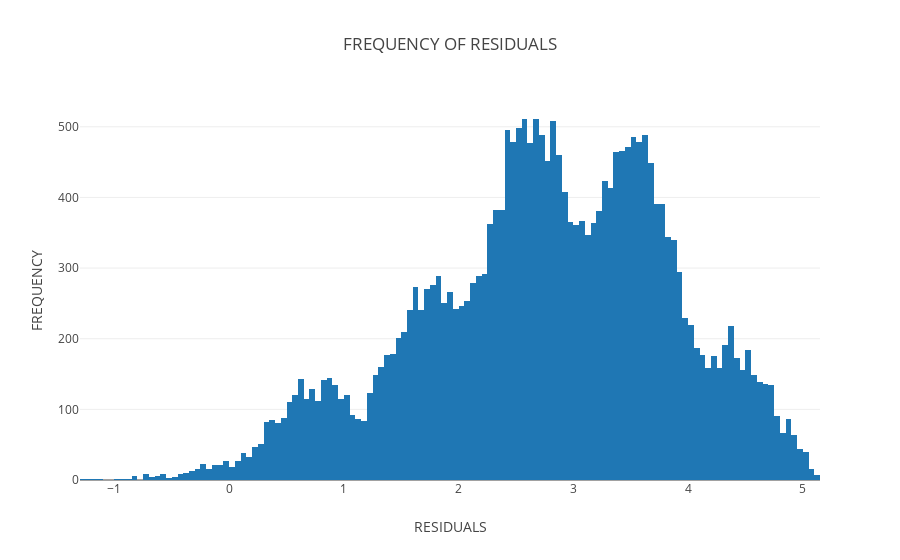

The code cell stored with this chart in its notebook:
### Code cell
prediction = user_prediction[test_data_matrix.nonzero()].flatten() 
ground_truth = test_data_matrix[test_data_matrix.nonzero()].flatten()
data = [go.Histogram(x=ground_truth-prediction)]
layout = go.Layout(
    title='FREQUENCY OF RESIDUALS',
    xaxis=dict(
        title='RESIDUALS'
    ),
    yaxis=dict(
        title='FREQUENCY'
    )
)
fig = go.Figure(data=data, layout=layout)
plot.iplot(fig, filename='histogram')

### Figure 1 — Plotly figure (JSON) as saved in the notebook; plotly's stock layout.template omitted (floating-point values rounded to 4 significant figures; data arrays with more than 128 entries replaced by an {"elided": "..."} marker saying what was removed)
{"data": [{"type": "histogram", "x": {"elided": "25000 float values"}}], "layout": {"title": "FREQUENCY OF RESIDUALS", "xaxis": {"title": "RESIDUALS"}, "yaxis": {"title": "FREQUENCY"}}}
